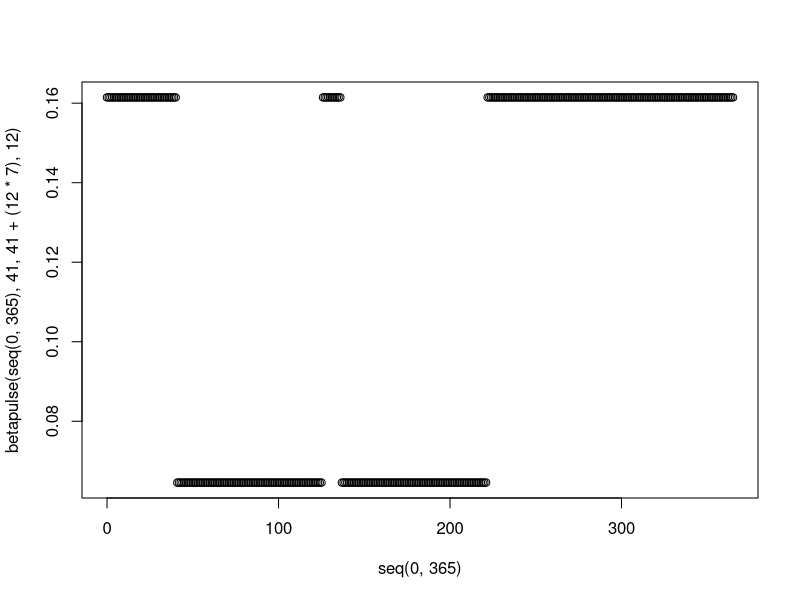
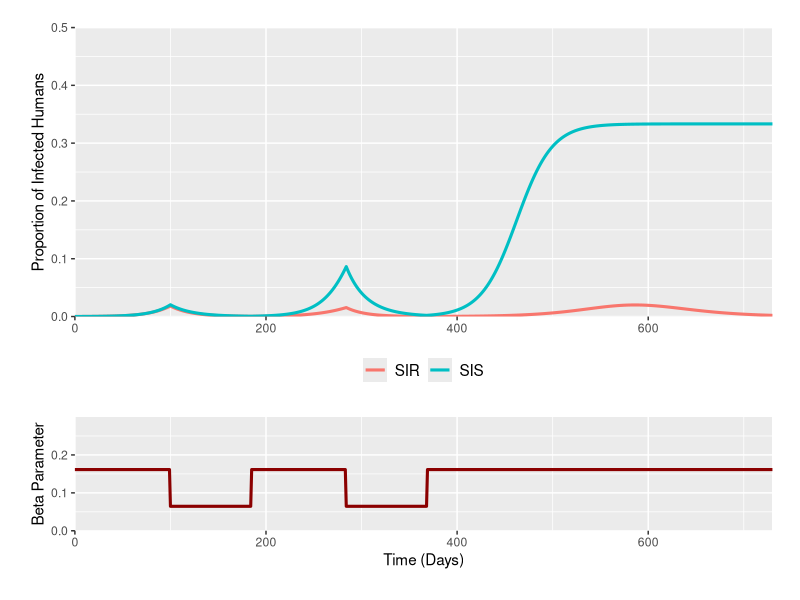

The R script that drew these images, in order:
rm(list=ls())
library("deSolve"); library("ggplot2"); library("cowplot")

GenTime <- function(T2, R0) {
  G = T2 * ((R0-1)/log(2))
  return(G)
}

#### SCENARIO 1 - 12 Weeks #### 

betapulse <- function(time, int_timestart, int_timeend, timegap) {
  ifelse((time >= int_timestart & time <= int_timestart+(12*7)) | 
           (time >= (int_timestart + (12*7) + timegap) & time <= (int_timestart + (12*7) + timegap)+(12*7)), 
         1.5*(1/(GenTime(4.6,2.4)))*0.4, 
         1.5*(1/(GenTime(4.6,2.4))))
}

plot(seq(0,365), betapulse(seq(0,365), 41, 41+(12*7), 12))

SIR1 <- function(time, state, parameters) {
  with(as.list(c(state, parameters)), {
    dS = - betapulse(time, int_timestart, int_timeend, timegap)*S*I + mu*I 
    dI = betapulse(time, int_timestart, int_timeend, timegap)*S*I - mu*I
    dC = betapulse(time, int_timestart, int_timeend, timegap)*S*I
    return(list(c(dS,dI,dC)))
  })
}

SIR2 <- function(time, state, parameters) {
  with(as.list(c(state, parameters)), {
    dS = - betapulse(time, int_timestart, int_timeend, timegap)*S*I
    dI = betapulse(time, int_timestart, int_timeend, timegap)*S*I - mu*I
    dR = mu*I 
    dC = betapulse(time, int_timestart, int_timeend, timegap)*S*I
    return(list(c(dS,dI,dR, dC)))
  })
}

init <- c(S = 0.9999, I = 0.0001, C = 0)
init1 <- c(S = 0.9999, I = 0.0001, R = 0, C = 0)

times <- seq(0,730,by = 1)

parms = c(mu = 1/(GenTime(4.6,2.4)),
          int_timestart = 100, 
          int_timeend = 100+(12*7),
          timegap = 100)

out1 <- data.frame(ode(y = init, func = SIR1, times = times, parms = parms))
out1$beta <- betapulse(times, as.numeric(parms[2]), as.numeric(parms[3]), as.numeric(parms[4]))

out2 <- data.frame(ode(y = init1, func = SIR2, times = times, parms = parms))
out2$beta <- betapulse(times, as.numeric(parms[2]), as.numeric(parms[3]), as.numeric(parms[4]))

#Plotting 

outdata1 <- rbind(data.frame("Compartment" = "Infec", "Times" = out1[,1], "Prev" = out1[,3], "State" = "SIS"),
                  data.frame("Compartment" = "Beta", "Times" = out1[,1], "Prev" = out1[,5], "State" = "SIS"),
                  data.frame("Compartment" = "Infec", "Times" = out2[,1], "Prev" = out2[,3], "State" = "SIR"),
                  data.frame("Compartment" = "Beta", "Times" = out2[,1], "Prev" = out2[,6], "State" = "SIR"))

p11 <- ggplot(data = outdata1[outdata1$Compartment == "Infec",], aes(x = Times, y = Prev, col = State)) + geom_line(size = 1.05) +
  labs(y = "Proportion of Infected Humans") + scale_y_continuous(limits = c(0,0.5) ,  expand = c(0,0)) +
  theme(legend.position = "bottom", legend.title = element_blank(),
        legend.spacing.x = unit(0.3, 'cm'), legend.text=element_text(size=11), plot.margin=unit(c(0.7,0.7,0.8,0.8),"cm"), axis.title.x=element_blank()) +
  scale_x_continuous(expand = c(0, 0)) 

p21 <- ggplot(data = outdata1[outdata1$Compartment == "Beta",], aes(x = Times, y = Prev)) + geom_line(size = 1.05, col = "darkred") +
  labs(x ="Time (Days)", y = "Beta Parameter") + scale_y_continuous(limits = c(0,0.3) ,  expand = c(0,0)) +
  theme(legend.position = "bottom", legend.title = element_blank(),
        legend.spacing.x = unit(0.3, 'cm'), legend.text=element_text(size=11), plot.margin=unit(c(0.7,0.7,0.8,0.8),"cm")) +
  scale_x_continuous(expand = c(0, 0)) 

plot_grid(p11, NULL, p21, align = "v", nrow = 3, rel_heights = c(2, -0.15, 1))
